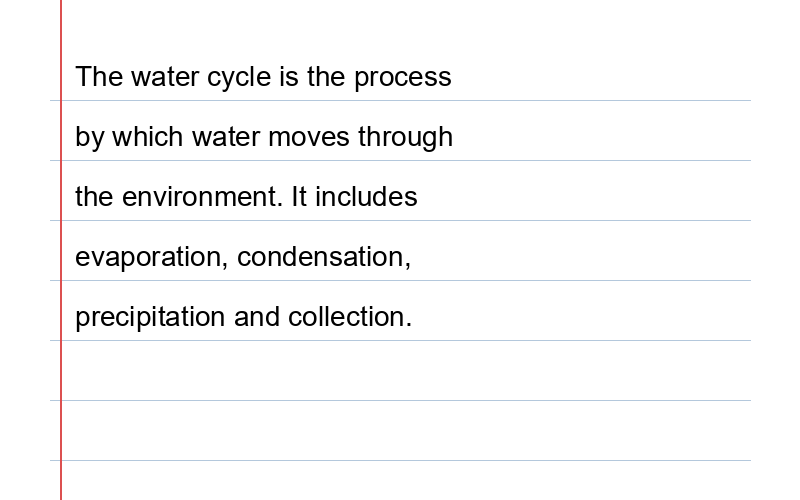
#> input picture test_synthetic.png, 800 x 500 px
$ python -i preprocessor.py   (imports and definitions only)
#> lines starting #> are read from the running program, lines starting #| are printed output that depends on the picture; after the words box and inside, x2 and y2 are one past the last pixel; in counts of white or black regions, pixels touching at a corner belong together
#> in preprocess, img is the input picture: PIL image 800x500 RGB; mean R, G, B 247.6, 247.5, 247.7
"""
preprocessor.py
---------------
Image preprocessing pipeline for handwritten text OCR.
Tuned for children's handwriting on lined/grid paper.

Steps:
  1. Load image
  2. Convert to grayscale
  3. Remove ruled lines (horizontal + vertical)
  4. Deskew
  5. Denoise
  6. Adaptive binarize (handles uneven phone-photo lighting)
  7. Mild morphological cleanup (fills small ink gaps)

Usage:
  from preprocessor import preprocess
  img = preprocess("scan.jpg")
"""

import numpy as np
from PIL import Image
import cv2
import logging


def _remove_ruled_lines(gray: np.ndarray) -> np.ndarray:
    """
    Detect and remove horizontal ruled lines and vertical margin lines
    that appear on exercise book / exam script paper.
    Uses morphological operations to isolate and subtract lines.
    """
    # Binarize for line detection
    _, binary = cv2.threshold(gray, 0, 255, cv2.THRESH_BINARY_INV + cv2.THRESH_OTSU)
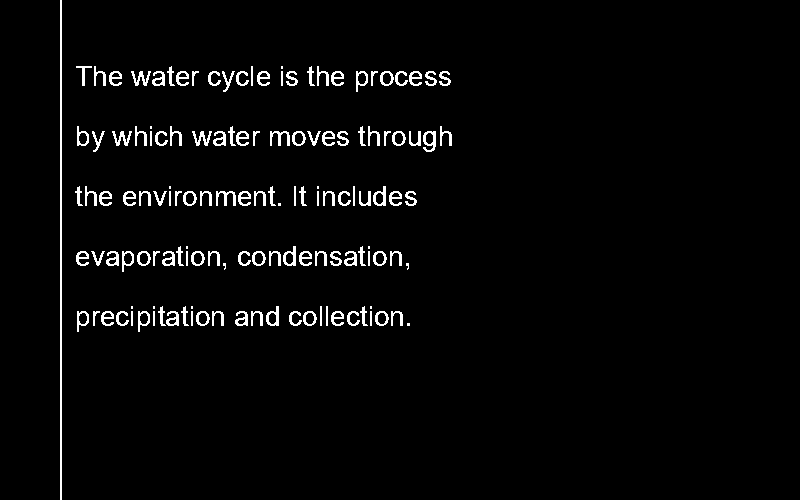
#> binary: shape (500, 800); 2.9% white in thin lines or dots, all inside (x1, y1, x2, y2) = (60, 0, 452, 500)

    h, w = binary.shape
#> h = 500; w = 800

    # --- Horizontal lines ---
    # Kernel wider than any single character stroke
    h_kernel = cv2.getStructuringElement(cv2.MORPH_RECT, (max(w // 15, 40), 1))
    h_lines  = cv2.morphologyEx(binary, cv2.MORPH_OPEN, h_kernel, iterations=2)
#> h_lines: shape (500, 800); every value is 0

    # Dilate slightly to cover line thickness variation
    h_dilate = cv2.dilate(h_lines, cv2.getStructuringElement(cv2.MORPH_RECT, (1, 3)))

    # --- Vertical margin line (left red margin) ---
    v_kernel = cv2.getStructuringElement(cv2.MORPH_RECT, (1, max(h // 15, 40)))
#> v_kernel = 40 values from 1 to 1
    v_lines  = cv2.morphologyEx(binary, cv2.MORPH_OPEN, v_kernel, iterations=2)
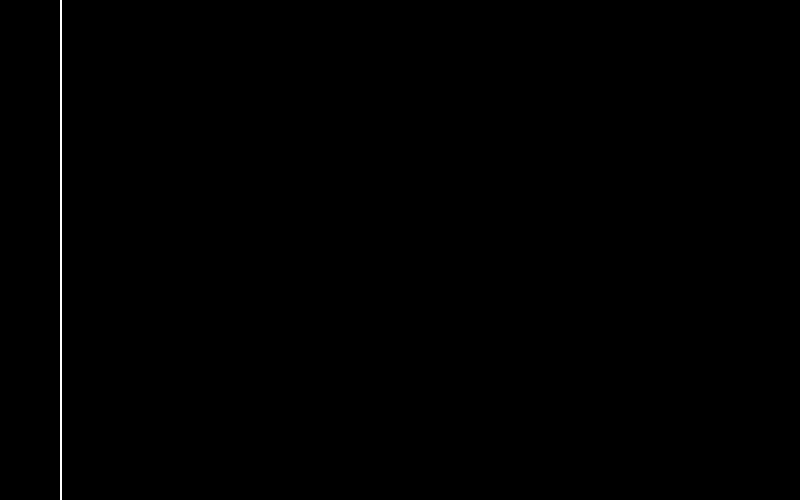
#> v_lines: shape (500, 800); 0.25% white in thin lines or dots, all inside (x1, y1, x2, y2) = (60, 0, 62, 500)
    v_dilate = cv2.dilate(v_lines, cv2.getStructuringElement(cv2.MORPH_RECT, (3, 1)))
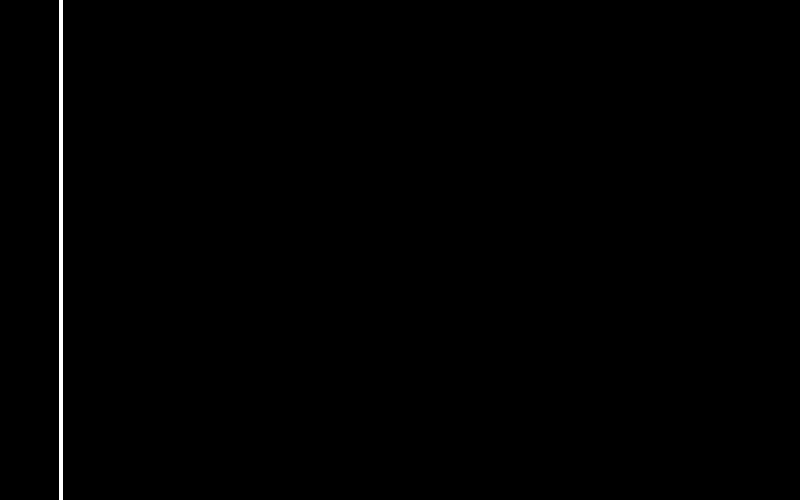
#> v_dilate: shape (500, 800); 0.5% white; 1 white region, box (x1, y1, x2, y2) and area: (59, 0, 63, 500) 2000

    # Combine line masks
    line_mask = cv2.bitwise_or(h_dilate, v_dilate)

    # Remove lines from binary (invert back, paint out lines)
    cleaned = cv2.bitwise_not(binary)
    cleaned[line_mask == 255] = 255  # set line pixels to white (background)
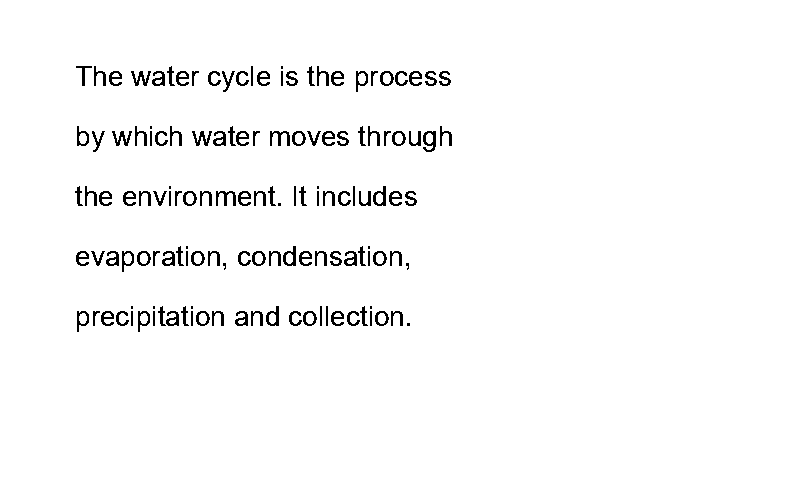
#> cleaned: shape (500, 800); 97.4% white; black in thin lines or dots, all inside (x1, y1, x2, y2) = (75, 66, 452, 332)

    logging.debug("[Preprocessor] ruled lines removed")
    return cleaned


def _deskew(gray: np.ndarray) -> np.ndarray:
    """Correct tilt up to ±15° using Hough line detection."""
    edges = cv2.Canny(gray, 50, 150, apertureSize=3)
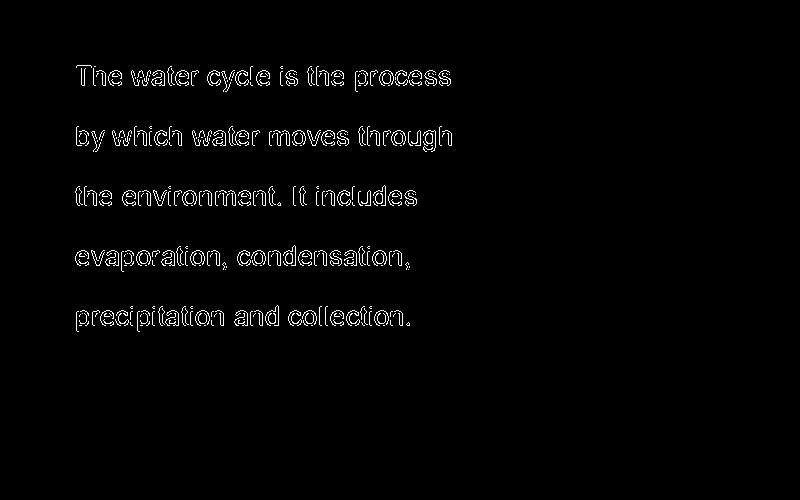
#> edges: shape (500, 800); 1.7% white in thin lines or dots, all inside (x1, y1, x2, y2) = (75, 65, 452, 332)
    lines = cv2.HoughLinesP(edges, 1, np.pi / 180,
                             threshold=80, minLineLength=80, maxLineGap=10)
#> lines = 42 rows, first 6: [355, 83, 450, 83], [290, 323, 409, 323], [239, 263, 408, 263], [355, 73, 446, 73], [76, 133, 257, 133], [192, 131, 346, 131]
    if lines is None:
        return gray

    angles = []
    for line in lines:
        x1, y1, x2, y2 = line[0]
        if x2 - x1 != 0:
            angles.append(np.degrees(np.arctan2(y2 - y1, x2 - x1)))
#> this loop made 42 passes
#> (x1, y1, x2, y2) on passes 1 to 12: (355, 83, 450, 83), (290, 323, 409, 323), (239, 263, 408, 263), (355, 73, 446, 73), (76, 133, 257, 133), (192, 131, 346, 131), (77, 253, 219, 253), (81, 74, 195, 74), (126, 191, 274, 191), (361, 145, 451, 145), (292, 325, 409, 325), (360, 143, 451, 143)
#> after the loop, angles = 42 values, max 0.83 at index 37, min -1.96 at index 35, mean -0.0906

    angles = [a for a in angles if abs(a) < 15]
    if not angles:
        return gray

    angle = np.median(angles)
#> angle = 0
    logging.debug(f"[Preprocessor] deskew {angle:.2f}°")

    ch, cw = gray.shape
#> ch = 500; cw = 800
    M = cv2.getRotationMatrix2D((cw // 2, ch // 2), angle, 1.0)
#> M = [[1, 0, 0], [0, 1, 0]]
    return cv2.warpAffine(gray, M, (cw, ch),
                           flags=cv2.INTER_CUBIC,
                           borderMode=cv2.BORDER_REPLICATE)


def _denoise(gray: np.ndarray) -> np.ndarray:
    """Non-local means denoising."""
    return cv2.fastNlMeansDenoising(gray, h=12, templateWindowSize=7, searchWindowSize=21)


def _binarize(gray: np.ndarray) -> np.ndarray:
    """
    Adaptive Gaussian thresholding — critical for phone photos with shadows.
    Larger block size handles the lighting gradients in photographed scripts.
    """
    # CLAHE (better than equalizeHist for uneven lighting)
    clahe  = cv2.createCLAHE(clipLimit=2.0, tileGridSize=(8, 8))
    enhanced = clahe.apply(gray)

    binary = cv2.adaptiveThreshold(
        enhanced, 255,
        cv2.ADAPTIVE_THRESH_GAUSSIAN_C,
        cv2.THRESH_BINARY,
        blockSize=15,
        C=4,
    )
    return binary


def _morph_cleanup(binary: np.ndarray) -> np.ndarray:
    """
    Light closing to fill small gaps in ink strokes
    (common in children's writing with varying pen pressure).
    """
    kernel = cv2.getStructuringElement(cv2.MORPH_ELLIPSE, (2, 2))
    return cv2.morphologyEx(binary, cv2.MORPH_CLOSE, kernel)
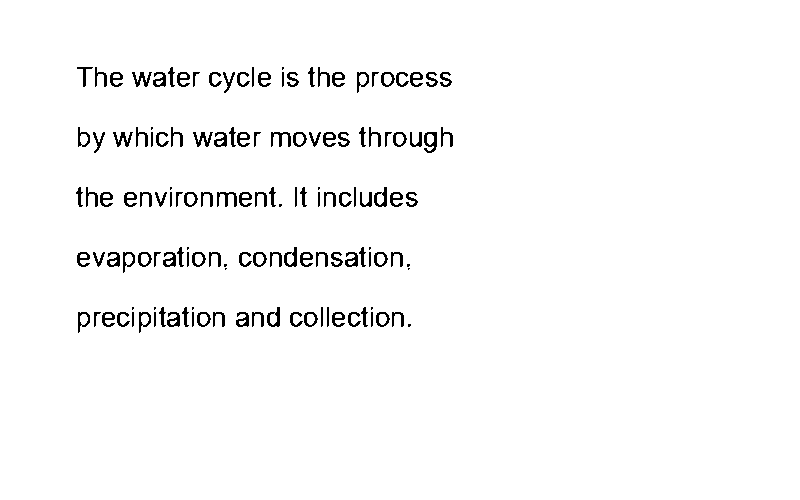
#> returned value: shape (500, 800); 97.4% white; black in thin lines or dots, all inside (x1, y1, x2, y2) = (76, 67, 453, 333)


def preprocess(source, binarize: bool = True,
               remove_lines: bool = True) -> Image.Image:
    """
    Full preprocessing pipeline.

    Args:
        source:       file path (str) or PIL Image
        binarize:     output black-and-white (recommended for OCR)
        remove_lines: strip ruled/lined paper lines before OCR

    Returns:
        Preprocessed PIL Image (mode 'L')
    """
    if isinstance(source, str):
        img = Image.open(source)
    else:
        img = source.copy()

    gray = np.array(img.convert("L"))

    if remove_lines:
        gray = _remove_ruled_lines(gray)
    else:
        gray = gray

    gray = _deskew(gray)
    gray = _denoise(gray)

    if binarize:
        gray = _binarize(gray)
        gray = _morph_cleanup(gray)

    return Image.fromarray(gray)

>>> result = preprocess('test_synthetic.png')
